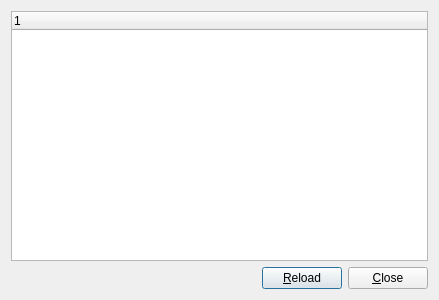
<?xml version="1.0" encoding="UTF-8"?>
<ui version="4.0">
 <class>send_receive_history</class>
 <widget class="QDialog" name="send_receive_history">
  <property name="geometry">
   <rect>
    <x>0</x>
    <y>0</y>
    <width>439</width>
    <height>300</height>
   </rect>
  </property>
  <property name="windowTitle">
   <string>Dialog</string>
  </property>
  <layout class="QGridLayout" name="gridLayout">
   <item row="0" column="0">
    <layout class="QVBoxLayout" name="verticalLayout">
     <item>
      <widget class="QTreeWidget" name="view">
       <column>
        <property name="text">
         <string notr="true">1</string>
        </property>
       </column>
      </widget>
     </item>
     <item>
      <layout class="QHBoxLayout" name="horizontalLayout">
       <item>
        <spacer name="horizontalSpacer">
         <property name="orientation">
          <enum>Qt::Horizontal</enum>
         </property>
         <property name="sizeHint" stdset="0">
          <size>
           <width>40</width>
           <height>20</height>
          </size>
         </property>
        </spacer>
       </item>
       <item>
        <widget class="QPushButton" name="reload">
         <property name="text">
          <string>&amp;Reload</string>
         </property>
        </widget>
       </item>
       <item>
        <widget class="QPushButton" name="close">
         <property name="text">
          <string>&amp;Close</string>
         </property>
        </widget>
       </item>
      </layout>
     </item>
    </layout>
   </item>
  </layout>
 </widget>
 <tabstops>
  <tabstop>reload</tabstop>
  <tabstop>close</tabstop>
  <tabstop>view</tabstop>
 </tabstops>
 <resources/>
 <connections/>
</ui>
